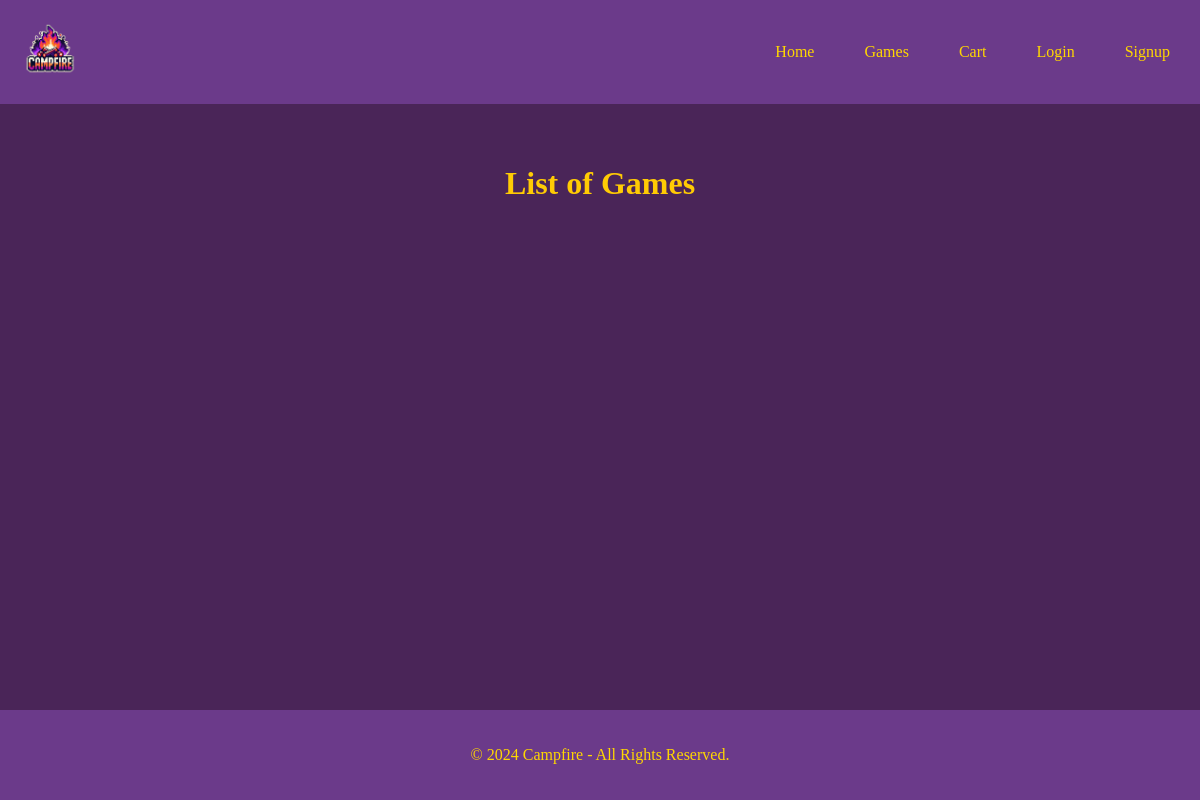
Before: /games/ (signed in) with the older database file.
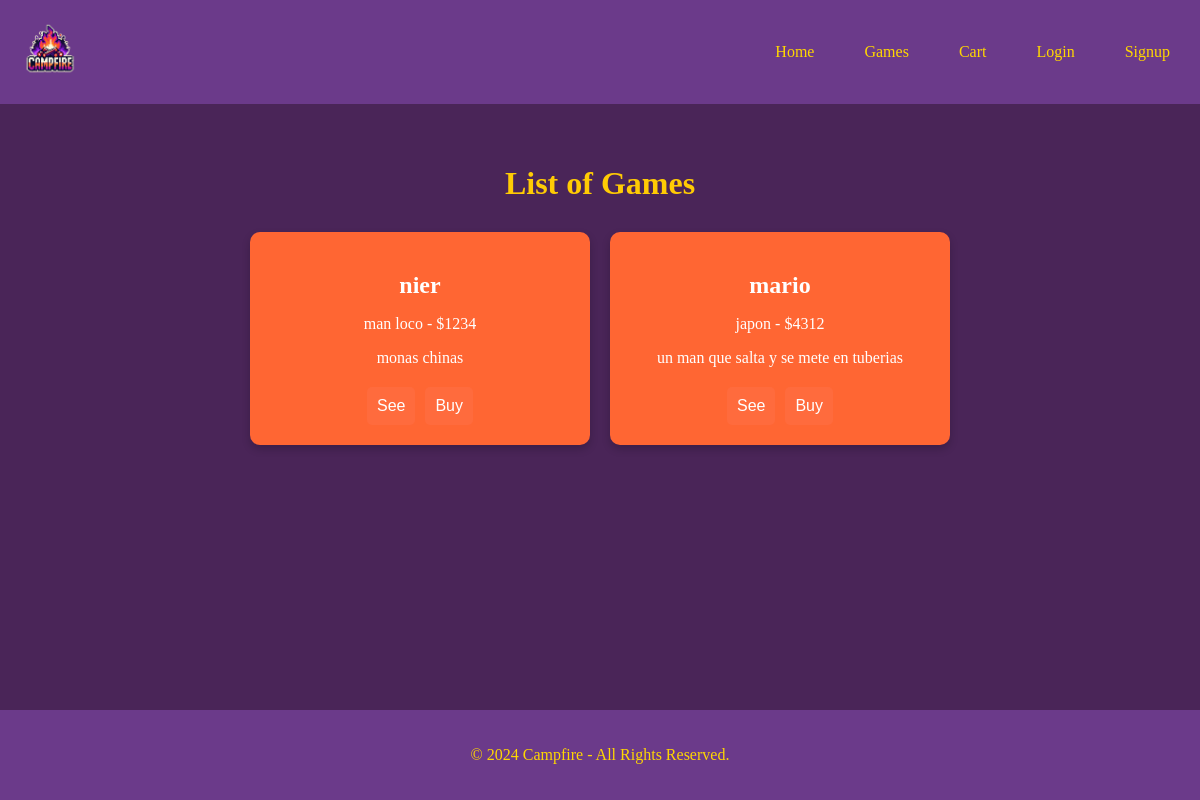
After: the same page with the newer database file.
### shop/models.py (models this page shows)
class Game(models.Model):
    title = models.CharField(max_length=255)
    author = models.CharField(max_length=255)
    price = models.IntegerField()
    description = models.TextField()

### shop/views.py (the view, shortened to what this page needs)
# urls.py: path('games/', Games.as_view(), name='games'),
class Games(LoginRequiredMixin, View):
    template_name = "games.html"
    def get(self, request):
        games = Game.objects.all()
        return render(request, self.template_name, {
                      'games': games,
                      })

### shop/templates/games.html (shortened to what this page needs)
{% extends 'base.html' %}
{% block content %}
<div class="games-container">
    <h1>List of Games</h1>
    <div class="games-grid">
        {% for game in games %}
        <div class="game-card">
            <div class="game-info">
                <h2>{{ game.title }}</h2>
                <p>{{ game.author }} - ${{ game.price }}</p>
                <p>{{ game.description }}</p>
            </div>
            <div class="game-buttons">
                <form action="{% url 'game' %}" method="post">
                    <button type="submit" class="btn see-btn">See</button>
                </form>
                <form action="{% url 'games' %}" method="post">
                    <button type="submit" class="btn buy-btn">Buy</button>
                </form>
            </div>
        </div>
        {% endfor %}
    </div>
</div>
{% endblock %}

Changed rows visible on the page:
added Game: title "nier", author "man loco", price "1234", description "monas chinas"
added Game: title "mario", author "japon", price "4312", description "un man que salta y se mete en tuberias"
